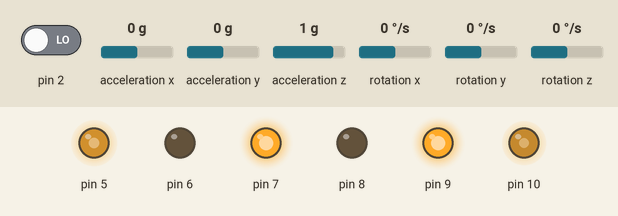
This sketch was run on a simulated Arduino Uno, built with avr-gcc and run on an emulated ATmega328P. On the bench: output pins drawn as LEDs (lit = HIGH). The inputs (shaded band) are chosen by the test bench; at power-on: acceleration x 0 g, acceleration y 0 g, pin 2 LOW, acceleration z 1 g, rotation x 0 °/s, rotation y 0 °/s, rotation z 0 °/s. The sensor or clock chip raises its interrupt line as the real part does; what the sketch prints to the serial monitor is not drawn.

Above: at 1.8 s.
1.9 s: acceleration x set to -1.4 g
At 2.5 s:
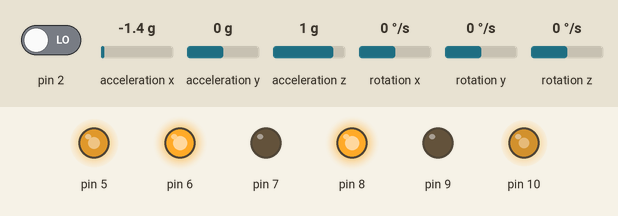
3.4 s: acceleration x set to 0.8 g
At 4.6 s:
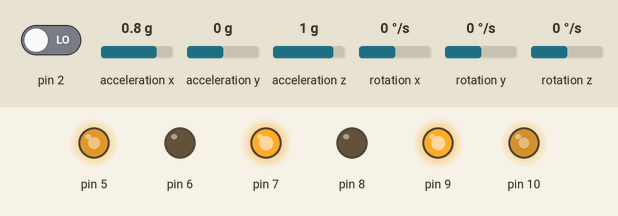
4.9 s: acceleration x set to -0.1 g
At 6.0 s:
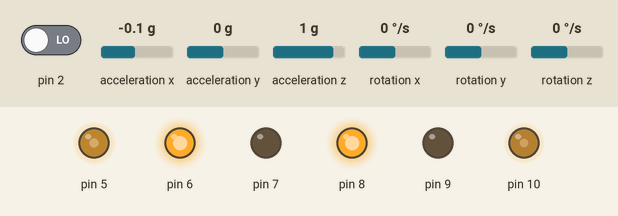
6.4 s: acceleration y set to -0.8 g
7.9 s: acceleration y set to -1.1 g
At 8.2 s:
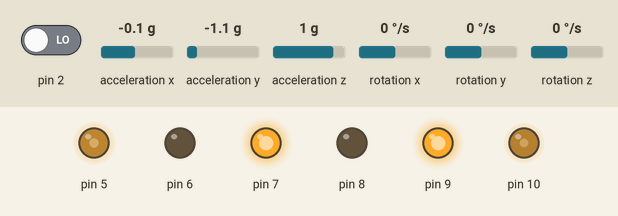
9.4 s: acceleration x set to -0.8 g
At 10.6 s:
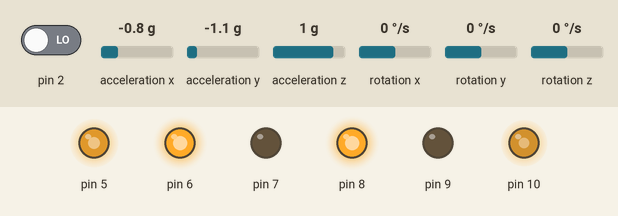
Timing chart, 0 to 11.9 s (numbered marks = the images above; inputs shaded):
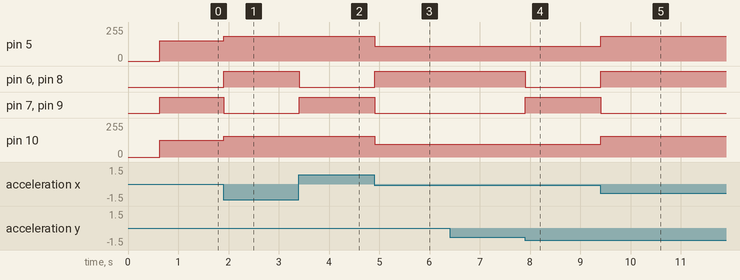

The sketch:

AmBOT_final_nano__Heavy_modified__not_working_correctly.ino
```cpp
#include "PID_v1.h"
#include "LMotorController.h"
#include "I2Cdev.h"
#include "MPU6050_6Axis_MotionApps20.h"

#if I2CDEV_IMPLEMENTATION == I2CDEV_ARDUINO_WIRE
    #include "Wire.h"
#endif

#define MIN_ABS_SPEED 155
//#define LOG_INPUT 1

MPU6050 mpu;

// MPU control/status vars
bool dmpReady = false;  // set true if DMP init was successful
uint8_t mpuIntStatus;   // holds actual interrupt status byte from MPU
uint8_t devStatus;      // return status after each device operation (0 = success, !0 = error)
uint16_t packetSize;    // expected DMP packet size (default is 42 bytes)
uint16_t fifoCount;     // count of all bytes currently in FIFO
uint8_t fifoBuffer[64]; // FIFO storage buffer

// orientation/motion vars
Quaternion q;           // [w, x, y, z]         quaternion container
VectorFloat gravity;    // [x, y, z]            gravity vector
float ypr[3];           // [yaw, pitch, roll]   yaw/pitch/roll container and gravity vector

//PID
double originalSetpoint = 175.8;
double setpoint = originalSetpoint;
double movingAngleOffset = 0.1; //0.1;
double input, output;
int moveState=0; //0 = balance; 1 = back; 2 = forth
double Kp = 50;
double Kd = 0;
double Ki = 0;
PID pid(&input, &output, &setpoint, Kp, Ki, Kd, DIRECT);

double motorSpeedFactorLeft = 0.725; //0.65; //0.6;
double motorSpeedFactorRight = 0.61; //0.5;
//MOTOR CONTROLLER
int ENA = 5;
int IN1 = 6;
int IN2 = 7;
int IN3 = 8;
int IN4 = 9;
int ENB = 10;
LMotorController motorController(ENA, IN1, IN2, ENB, IN3, IN4, motorSpeedFactorLeft, motorSpeedFactorRight);

//timers
long time1Hz = 0;
long time5Hz = 0;

volatile bool mpuInterrupt = false;     // indicates whether MPU interrupt pin has gone high
void dmpDataReady()
{
    mpuInterrupt = true;
}


void setup()
{
  pinMode(2, INPUT);
    // join I2C bus (I2Cdev library doesn't do this automatically)
    #if I2CDEV_IMPLEMENTATION == I2CDEV_ARDUINO_WIRE
        Wire.begin();
        TWBR = 24; // 400kHz I2C clock (200kHz if CPU is 8MHz)
    #elif I2CDEV_IMPLEMENTATION == I2CDEV_BUILTIN_FASTWIRE
        Fastwire::setup(400, true);
    #endif

    // initialize serial communication
    // (115200 chosen because it is required for Teapot Demo output, but it's
    // really up to you depending on your project)
    Serial.begin(9600);
    while (!Serial); // wait for Leonardo enumeration, others continue immediately

    // initialize device
    Serial.println(F("Initializing I2C devices..."));
    mpu.initialize();

    // verify connection
    Serial.println(F("Testing device connections..."));
    Serial.println(mpu.testConnection() ? F("MPU6050 connection successful") : F("MPU6050 connection failed"));

    // load and configure the DMP
    Serial.println(F("Initializing DMP..."));
    devStatus = mpu.dmpInitialize();

    // supply your own gyro offsets here, scaled for min sensitivity
    mpu.setXGyroOffset(246);  //220
    mpu.setYGyroOffset(76); //76
    mpu.setZGyroOffset(-75);  //-85;
    mpu.setZAccelOffset(1688); // 1688 factory default for my test chip

    // make sure it worked (returns 0 if so)
    if (devStatus == 0)
    {
        // turn on the DMP, now that it's ready
        Serial.println(F("Enabling DMP..."));
        mpu.setDMPEnabled(true);

        // enable Arduino interrupt detection
        Serial.println(F("Enabling interrupt detection (Arduino external interrupt 0)..."));
        attachInterrupt(digitalPinToInterrupt(2), dmpDataReady, CHANGE);
        mpuIntStatus = mpu.getIntStatus();

        // set our DMP Ready flag so the main loop() function knows it's okay to use it
        Serial.println(F("DMP ready! Waiting for first interrupt..."));
        dmpReady = true;

        // get expected DMP packet size for later comparison
        packetSize = mpu.dmpGetFIFOPacketSize();

        //setup PID

        pid.SetMode(AUTOMATIC);
        pid.SetSampleTime(10);
        pid.SetOutputLimits(-255, 255);
    }
    else
    {
        // ERROR!
        // 1 = initial memory load failed
        // 2 = DMP configuration updates failed
        // (if it's going to break, usually the code will be 1)
        Serial.print(F("DMP Initialization failed (code "));
        Serial.print(devStatus);
        Serial.println(F(")"));
    }
}


void loop()
{
    // if programming failed, don't try to do anything
    if (!dmpReady) return;

    // wait for MPU interrupt or extra packet(s) available
    while (!mpuInterrupt && fifoCount < packetSize)
    {
        //no mpu data - performing PID calculations and output to motors

        pid.Compute();
        motorController.move(output, MIN_ABS_SPEED);

    }

    // reset interrupt flag and get INT_STATUS byte
    mpuInterrupt = false;
    mpuIntStatus = mpu.getIntStatus();

    // get current FIFO count
    fifoCount = mpu.getFIFOCount();

    // check for overflow (this should never happen unless our code is too inefficient)
    if ((mpuIntStatus & 0x10) || fifoCount == 1024)
    {
        // reset so we can continue cleanly
        mpu.resetFIFO();
        Serial.println(F("FIFO overflow!"));

    // otherwise, check for DMP data ready interrupt (this should happen frequently)
    }
    else if (mpuIntStatus & 0x02)
    {
        // wait for correct available data length, should be a VERY short wait
        while (fifoCount < packetSize) fifoCount = mpu.getFIFOCount();

        // read a packet from FIFO
        mpu.getFIFOBytes(fifoBuffer, packetSize);

        // track FIFO count here in case there is > 1 packet available
        // (this lets us immediately read more without waiting for an interrupt)
        fifoCount -= packetSize;

        mpu.dmpGetQuaternion(&q, fifoBuffer);
        mpu.dmpGetGravity(&gravity, &q);
        mpu.dmpGetYawPitchRoll(ypr, &q, &gravity);
        #if LOG_INPUT
            Serial.print("ypr\t");
            Serial.print(ypr[0] * 180/M_PI);
            Serial.print("\t");
            Serial.print(ypr[1] * 180/M_PI);
            Serial.print("\t");
            Serial.println(ypr[2] * 180/M_PI);
        #endif
        input = ypr[1] * 180/M_PI + 180;
   }
}
```

LMotorController.cpp
```cpp
#include "LMotorController.h"
#include "Arduino.h"


LMotorController::LMotorController(int ena, int in1, int in2, int enb, int in3, int in4, double motorAConst, double motorBConst)
{
    _motorAConst = motorAConst;
    _motorBConst = motorBConst;

	_ena = ena;
	_in1 = in1;
	_in2 = in2;
	_enb = enb;
	_in3 = in3;
	_in4 = in4;

	pinMode(_ena, OUTPUT);
	pinMode(_in1, OUTPUT);
	pinMode(_in2, OUTPUT);

	pinMode(_enb, OUTPUT);
	pinMode(_in3, OUTPUT);
	pinMode(_in4, OUTPUT);
}


void LMotorController::move(int leftSpeed, int rightSpeed, int minAbsSpeed)
{
    if (rightSpeed < 0)
    {
        rightSpeed = min(rightSpeed, -1*minAbsSpeed);
        rightSpeed = max(rightSpeed, -255);
    }
    else if (rightSpeed > 0)
    {
        rightSpeed = max(rightSpeed, minAbsSpeed);
        rightSpeed = min(rightSpeed, 255);
    }

    int realRightSpeed = map(abs(rightSpeed), 0, 255, minAbsSpeed, 255);

    if (leftSpeed < 0)
    {
        leftSpeed = min(leftSpeed, -1*minAbsSpeed);
        leftSpeed = max(leftSpeed, -255);
    }
    else if (leftSpeed > 0)
    {
        leftSpeed = max(leftSpeed, minAbsSpeed);
        leftSpeed = min(leftSpeed, 255);
    }

    int realLeftSpeed = map(abs(leftSpeed), 0, 255, minAbsSpeed, 255);

    digitalWrite(_in3, rightSpeed > 0 ? HIGH : LOW);
    digitalWrite(_in4, rightSpeed > 0 ? LOW : HIGH);
    digitalWrite(_in1, leftSpeed > 0 ? HIGH : LOW);
    digitalWrite(_in2, leftSpeed > 0 ? LOW : HIGH);
    analogWrite(_ena, realRightSpeed * _motorAConst);
    analogWrite(_enb, realLeftSpeed * _motorBConst);
}


void LMotorController::move(int speed, int minAbsSpeed)
{
    int direction = 1;

    if (speed < 0)
    {
        direction = -1;

        speed = min(speed, -1*minAbsSpeed);
        speed = max(speed, -255);
    }
    else
    {
        speed = max(speed, minAbsSpeed);
        speed = min(speed, 255);
    }

    if (speed == _currentSpeed) return;

    int realSpeed = max(minAbsSpeed, abs(speed));

    digitalWrite(_in1, speed > 0 ? HIGH : LOW);
    digitalWrite(_in2, speed > 0 ? LOW : HIGH);
    digitalWrite(_in3, speed > 0 ? HIGH : LOW);
    digitalWrite(_in4, speed > 0 ? LOW : HIGH);
    analogWrite(_ena, realSpeed * _motorAConst);
    analogWrite(_enb, realSpeed * _motorBConst);

    _currentSpeed = direction * realSpeed;
}


void LMotorController::move(int speed)
{
    if (speed == _currentSpeed) return;

    if (speed > 255) speed = 255;
    else if (speed < -255) speed = -255;

    digitalWrite(_in1, speed > 0 ? HIGH : LOW);
    digitalWrite(_in2, speed > 0 ? LOW : HIGH);
    digitalWrite(_in3, speed > 0 ? HIGH : LOW);
    digitalWrite(_in4, speed > 0 ? LOW : HIGH);
    analogWrite(_ena, abs(speed) * _motorAConst);
    analogWrite(_enb, abs(speed) * _motorBConst);

    _currentSpeed = speed;
}


void LMotorController::turnLeft(int speed, bool kick)
{
    digitalWrite(_in1, HIGH);
    digitalWrite(_in2, LOW);
    digitalWrite(_in3, LOW);
    digitalWrite(_in4, HIGH);

    if (kick)
    {
        analogWrite(_ena, 255);
        analogWrite(_enb, 255);

        delay(100);
    }

    analogWrite(_ena, speed * _motorAConst);
    analogWrite(_enb, speed * _motorBConst);
}


void LMotorController::turnRight(int speed, bool kick)
{
    digitalWrite(_in1, LOW);
    digitalWrite(_in2, HIGH);
    digitalWrite(_in3, HIGH);
    digitalWrite(_in4, LOW);

    if (kick)
    {
        analogWrite(_ena, 255);
        analogWrite(_enb, 255);

        delay(100);
    }

    analogWrite(_ena, speed * _motorAConst);
    analogWrite(_enb, speed * _motorBConst);
}


void LMotorController::stopMoving()
{
    digitalWrite(_in1, LOW);
    digitalWrite(_in2, LOW);
    digitalWrite(_in3, LOW);
    digitalWrite(_in4, LOW);
    digitalWrite(_ena, HIGH);
    digitalWrite(_enb, HIGH);

    _currentSpeed = 0;
}
```

LMotorController.h
```cpp
#ifndef LMotorController_h
#define LMotorController_h


#include "Arduino.h"


class LMotorController
{
protected:
    int _ena, _in1, _in2, _enb, _in3, _in4;
    int _currentSpeed;
    double _motorAConst, _motorBConst;
public:
    LMotorController(int ena, int in1, int in2, int enb, int in3, int in4, double motorAConst, double motorBConst);
    void move(int leftSpeed, int rightSpeed, int minAbsSpeed);
    void move(int speed);
    void move(int speed, int minAbsSpeed);
    void turnLeft(int speed, bool kick);
    void turnRight(int speed, bool kick);
    void stopMoving();
};


#endif
```

Measured:
- the behaviour switches between -0.9 and -1 g on acceleration y (found by bisection; images 3 and 4)
- after the input at 1.9 s, pin 5: 151/255 → 184/255 at once; pin 6, pin 8: LOW → HIGH at once; pin 7, pin 9: HIGH → LOW at once; pin 10: 127/255 → 155/255 at once
- after the input at 3.4 s, pin 6, pin 8: HIGH → LOW at once; pin 7, pin 9: LOW → HIGH at once
- after the input at 4.9 s, pin 5: 184/255 → 112/255 at once; pin 6, pin 8: LOW → HIGH at once; pin 7, pin 9: HIGH → LOW at once; pin 10: 155/255 → 94/255 at once
- after the input at 6.4 s, every drawn part: stays the same
- after the input at 7.9 s, pin 6, pin 8: HIGH → LOW at once; pin 7, pin 9: LOW → HIGH at once
- after the input at 9.4 s, pin 5: 112/255 → 184/255 at once; pin 6, pin 8: LOW → HIGH at once; pin 7, pin 9: HIGH → LOW at once; pin 10: 94/255 → 155/255 at once
